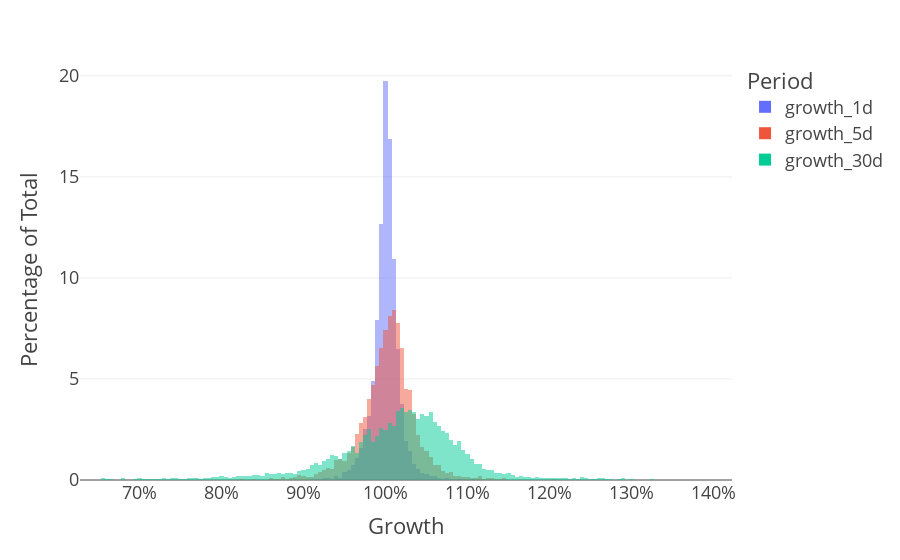

Write notebook code for a chart like this one.
### Code cell
# Histograms with Plotly Express
# Reshaping Data for Plotly
df_melted = df[['growth_1d', 'growth_5d', 'growth_30d']].melt(var_name="Period", value_name="Growth")

# Create Histogram with Percent Formatting
fig = px.histogram(
    df_melted, 
    x="Growth", 
    color="Period", 
    barmode="overlay", 
    nbins=200, 
    histnorm="percent"  # Normalize to percentage
)

# Format Axes
fig.update_layout(
    xaxis=dict(tickformat=".0%"),  # Format x-axis as percentage
    yaxis=dict(title="Percentage of Total", tickformat=".1f%")  # Format y-axis as percentage
)

# Show figure
fig.update_layout(template='presentation')
fig.show()

### Figure 1 — Plotly figure (JSON) as saved in the notebook; plotly's stock layout.template omitted (floating-point values rounded to 4 significant figures; data arrays with more than 128 entries replaced by an {"elided": "..."} marker saying what was removed)
{"data": [{"bingroup": "x", "histnorm": "percent", "hovertemplate": "Period=growth_1d<br>Growth=%{x}<br>percent=%{y}<extra></extra>", "legendgroup": "growth_1d", "marker": {"color": "#636efa", "opacity": 0.5, "pattern": {"shape": ""}}, "name": "growth_1d", "nbinsx": 200, "orientation": "v", "showlegend": true, "type": "histogram", "x": {"elided": "6525 float values"}, "xaxis": "x", "yaxis": "y"}, {"bingroup": "x", "histnorm": "percent", "hovertemplate": "Period=growth_5d<br>Growth=%{x}<br>percent=%{y}<extra></extra>", "legendgroup": "growth_5d", "marker": {"color": "#EF553B", "opacity": 0.5, "pattern": {"shape": ""}}, "name": "growth_5d", "nbinsx": 200, "orientation": "v", "showlegend": true, "type": "histogram", "x": {"elided": "6525 float values"}, "xaxis": "x", "yaxis": "y"}, {"bingroup": "x", "histnorm": "percent", "hovertemplate": "Period=growth_30d<br>Growth=%{x}<br>percent=%{y}<extra></extra>", "legendgroup": "growth_30d", "marker": {"color": "#00cc96", "opacity": 0.5, "pattern": {"shape": ""}}, "name": "growth_30d", "nbinsx": 200, "orientation": "v", "showlegend": true, "type": "histogram", "x": {"elided": "6525 float values"}, "xaxis": "x", "yaxis": "y"}], "layout": {"barmode": "overlay", "legend": {"title": {"text": "Period"}, "tracegroupgap": 0}, "margin": {"t": 60}, "xaxis": {"anchor": "y", "domain": [0, 1], "tickformat": ".0%", "title": {"text": "Growth"}}, "yaxis": {"anchor": "x", "domain": [0, 1], "tickformat": ".1f%", "title": {"text": "Percentage of Total"}}}}
